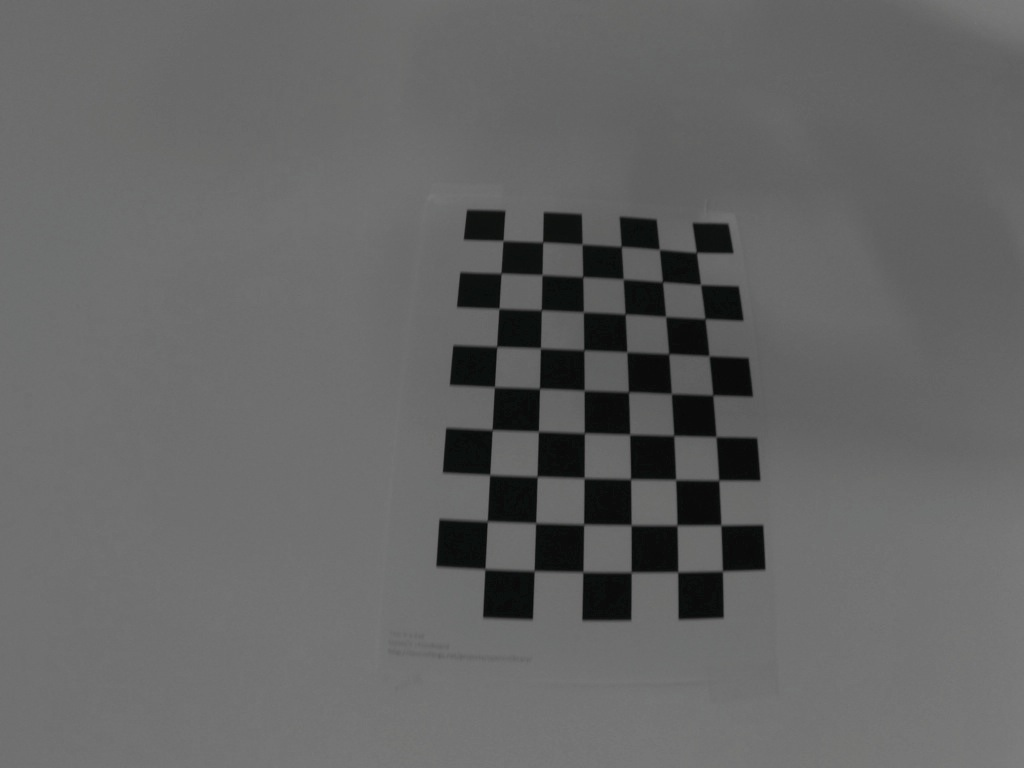
#> input picture calibration_samples/calibration_samples/GOPR0059.JPG, 1024 x 768 px, found by its file name
$ python undist.py
#> lines starting #> are read from the running program, lines starting #| are printed output that depends on the picture
import numpy as np
import cv2

# copy parameters to arrays
K = np.array([[611.18384754, 0, 515.31108992], [0, 611.06728767, 402.07541332], [0, 0, 1]])
d = np.array([-0.36824145, 0.2848545, 0, 0, 0]) # just use first two terms (no translation)

# read one of your images
img = cv2.imread("GOPR0059.JPG")
#> img is the input picture: shape (768, 1024, 3); mean B, G, R 100.2, 100.3, 100.1
h, w = img.shape[:2]
#> h = 768; w = 1024

# undistort
newcamera, roi = cv2.getOptimalNewCameraMatrix(K, d, (w,h), 0)
#> roi = (0, 0, 1023, 767)
newimg = cv2.undistort(img, K, d, None, newcamera)
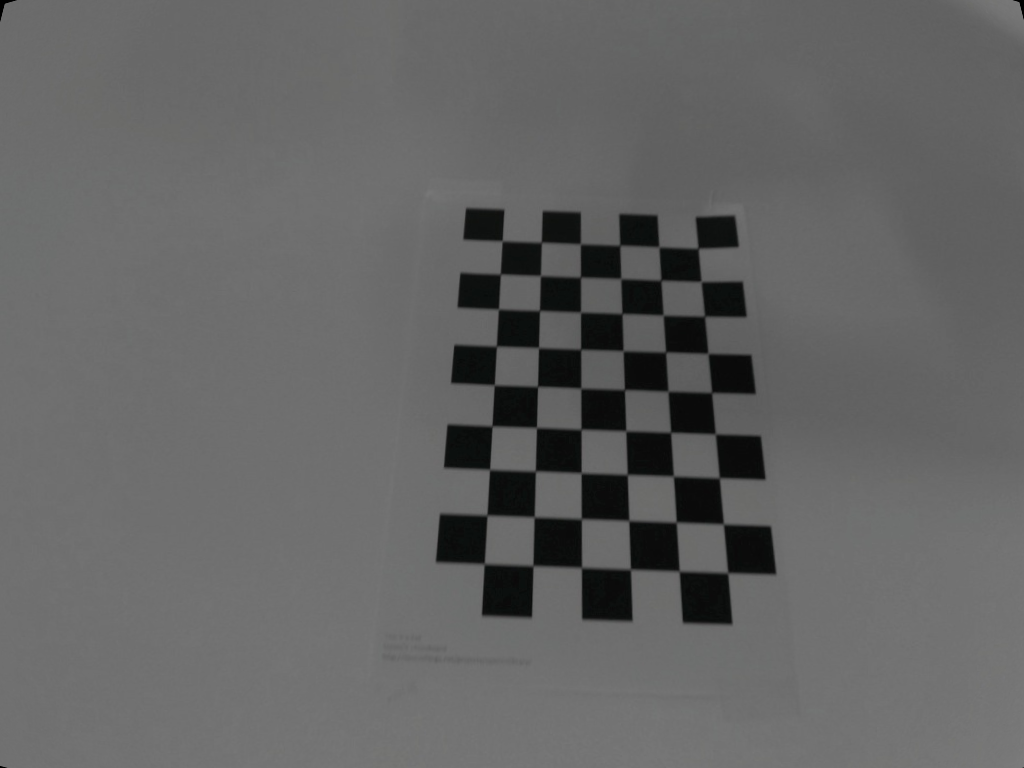
#> newimg: shape (768, 1024, 3); mean B, G, R 99.8, 99.9, 99.8

cv2.imwrite("original.jpg", img)
cv2.imwrite("undistorted.jpg", newimg)
cv2.imshow("image",newimg)

$ run again, with calibration_samples/calibration_samples/GOPR0045.JPG copied over calibration_samples/calibration_samples/GOPR0059.JPG
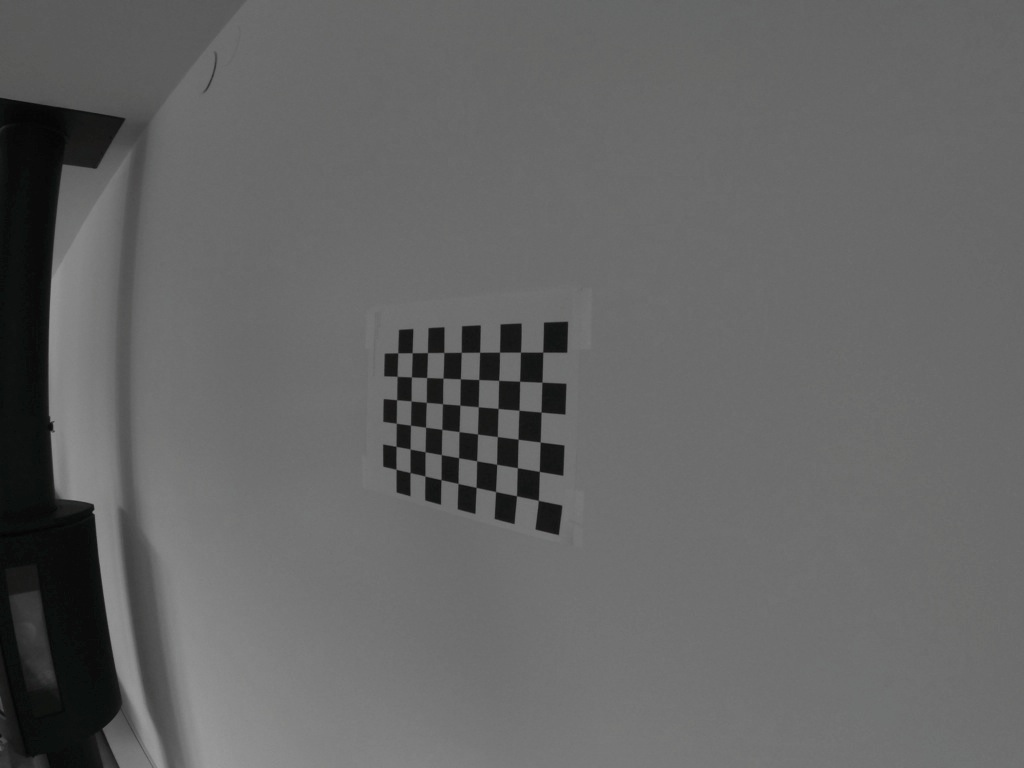
#> input picture calibration_samples/calibration_samples/GOPR0045.JPG, 1024 x 768 px, found by its file name
#> img is the input picture: shape (768, 1024, 3); mean B, G, R 100.2, 100.3, 100.2
#> `newimg = cv2.undistort(img, K, d, None, newcamera)`:
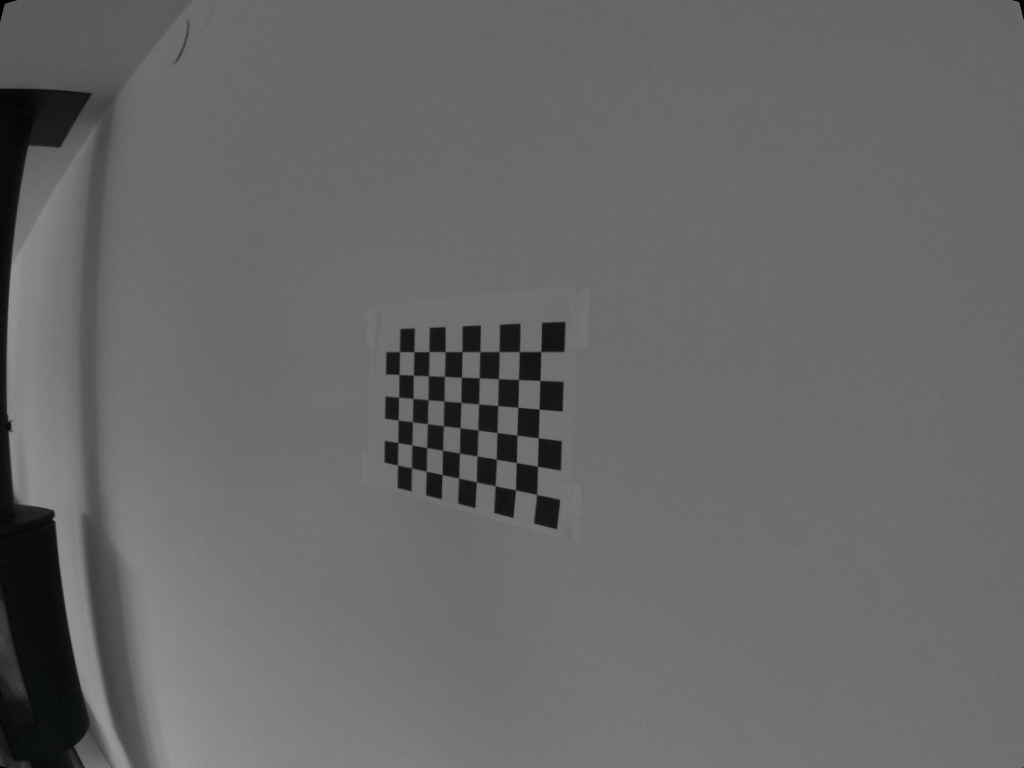
#> newimg: shape (768, 1024, 3); mean B, G, R 103.6, 103.7, 103.6
